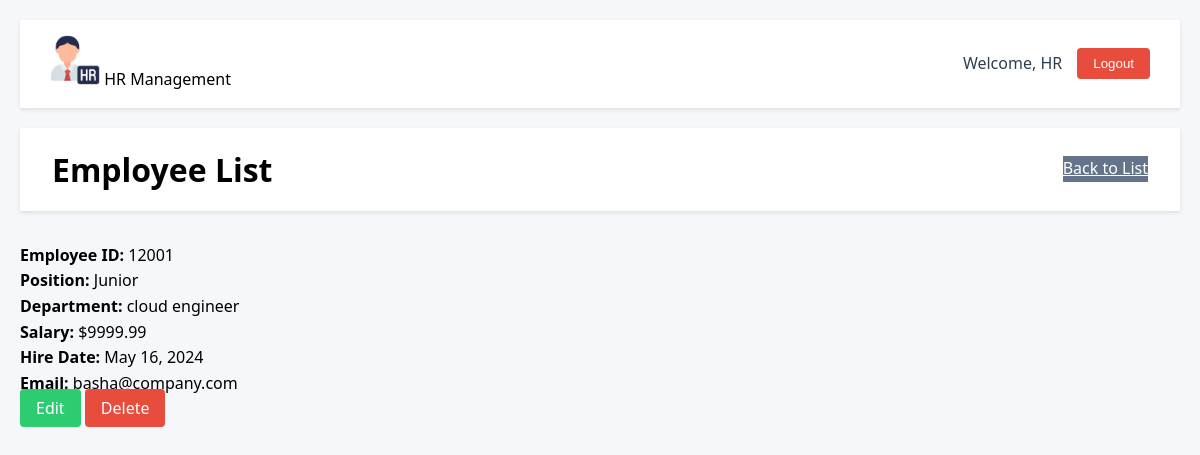
/2/ (signed in), run on the app's committed database.
### employees/models.py (models this page shows, shortened)
class UserProfile(models.Model):
    user = models.OneToOneField(User, on_delete=models.CASCADE)
    name = models.CharField(max_length=100)
    emp_id = models.CharField(max_length=20, unique=True)
    created_at = models.DateTimeField(auto_now_add=True)
    updated_at = models.DateTimeField(auto_now=True)
    class Meta:
        db_table = 'user_profile'

class Employee(models.Model):
    employee_id = models.CharField(max_length=20, unique=True)
    name = models.CharField(max_length=100)
    department = models.CharField(max_length=100)
    position = models.CharField(max_length=100)
    salary = models.DecimalField(max_digits=10, decimal_places=2)
    email = models.EmailField()
    hire_date = models.DateField()
    created_at = models.DateTimeField(auto_now_add=True)
    updated_at = models.DateTimeField(auto_now=True)
    created_by = models.ForeignKey(User, on_delete=models.SET_NULL, null=True, related_name='created_employees')
    updated_by = models.ForeignKey(User, on_delete=models.SET_NULL, null=True, related_name='updated_employees')
    class Meta:
        ordering = ['-created_at']

### employees/views.py (the view)
# urls.py: path('<int:pk>/', views.employee_detail, name='employee_detail'),
@login_required
def employee_detail(request, pk):
    try:
        employee = get_object_or_404(Employee, pk=pk)
        user_profile = get_object_or_404(UserProfile, user=request.user)
        return render(request, 'employees/employee_detail.html', {
            'employee': employee,
            'user_profile': user_profile
        })
    except Exception as e:
        logger.error(f"Error displaying employee details: {str(e)}")
        messages.error(request, 'Error displaying employee details.')
        return redirect('employees:employee_list')

### employees/templates/employees/employee_detail.html (shortened to what this page needs)
{% extends "employees/base.html" %}
{% load static %}
{% block content %}
<div class="header">
    <div class="header-left">
        <h1>Employee List</h1>
    </div>
    <div class="header-right">
        <a href="{% url 'employees:employee_list' %}" class="btn-secondary">Back to List</a>
    </div>
</div>
<div class="detail-card">
    <div class="employee-details">
        <p><strong>Employee ID:</strong> {{ employee.employee_id }}</p>
        <p><strong>Position:</strong> {{ employee.position }}</p>
        <p><strong>Department:</strong> {{ employee.department }}</p>
        <p><strong>Salary:</strong> ${{ employee.salary|floatformat:2 }}</p>
        <p><strong>Hire Date:</strong> {{ employee.hire_date|date:"F d, Y" }}</p>
        <p><strong>Email:</strong> {{ employee.email }}</p>
    </div>
    <div class="action-buttons">
        <a href="{% url 'employees:employee_update_form' employee.pk %}" class="btn btn-edit">Edit</a>
        <a href="{% url 'employees:employee_delete_confirm' employee.pk %}" class="btn btn-danger">Delete</a>
    </div>
</div>
{% endblock %}

### employees/templates/employees/base.html (shortened to what this page needs)
<!DOCTYPE html>
<html lang="en">
<head>
    {% load static %}
    <link rel="stylesheet" href="{% static 'hr_app/css/styles.css' %}">
</head>
<body>
    {% if user.is_authenticated %}
    <nav class="navbar">
        <div class="nav-brand">
            <img src="{% static 'hr_app/images/HR.png' %}" alt="HR Icon" class="hr-icon">
            <span>HR Management</span>
        </div>
        <div class="user-info">
            <span class="welcome-text">Welcome, {{ user_profile.name|default:user.username }}</span>
            <form method="post" action="{% url 'employees:logout' %}" class="logout-form">
                <button type="submit" class="btn-logout">Logout</button>
            </form>
        </div>
    </nav>
    {% endif %}
    <main>
        {% block content %}
        {% endblock %}
    </main>
</body>
</html>

### employees/static/hr_app/css/styles.css (style rules this page uses)
* { margin: 0; padding: 0; box-sizing: border-box; }
body { font-family: 'Segoe UI', system-ui, -apple-system, sans-serif; background: #f5f7fa; line-height: 1.6; padding: 20px; }
.header { background: white; padding: 1rem 2rem; box-shadow: 0 2px 4px rgba(0,0,0,0.1); display: flex; justify-content: space-between; align-items: center; margin-bottom: 2rem; }
.header-left { display: flex; align-items: center; gap: 1rem; }
.header-right { display: flex; align-items: center; gap: 1rem; }
.hr-icon { width: 50px; height: 50px; object-fit: contain; }
.welcome-text { color: #2c3e50; font-weight: 500; }
.btn-logout { background: #e74c3c; color: white; padding: 0.5rem 1rem; border-radius: 4px; border: none; cursor: pointer; font-weight: 500; transition: all 0.3s; }
.logout-form { display: inline; }
.navbar { background: white; padding: 15px 30px; box-shadow: 0 2px 4px rgba(0,0,0,0.1); margin-bottom: 20px; display: flex; justify-content: space-between; align-items: center; }
.user-info { display: flex; justify-content: flex-end; align-items: center; gap: 15px; }
.btn { padding: 8px 16px; border-radius: 4px; text-decoration: none; font-weight: 500; transition: all 0.2s; }
.btn-edit { background: #2ecc71; color: white; }
.btn-danger { background: #e74c3c; color: white; }
.btn-secondary { background: #64748b; color: white; }

### data on the page
UserProfile: name "HR"
Employee: employee_id "12001", position "Junior", department "cloud engineer", salary "9999.99", hire_date "May 16, 2024", email "basha@company.com"
